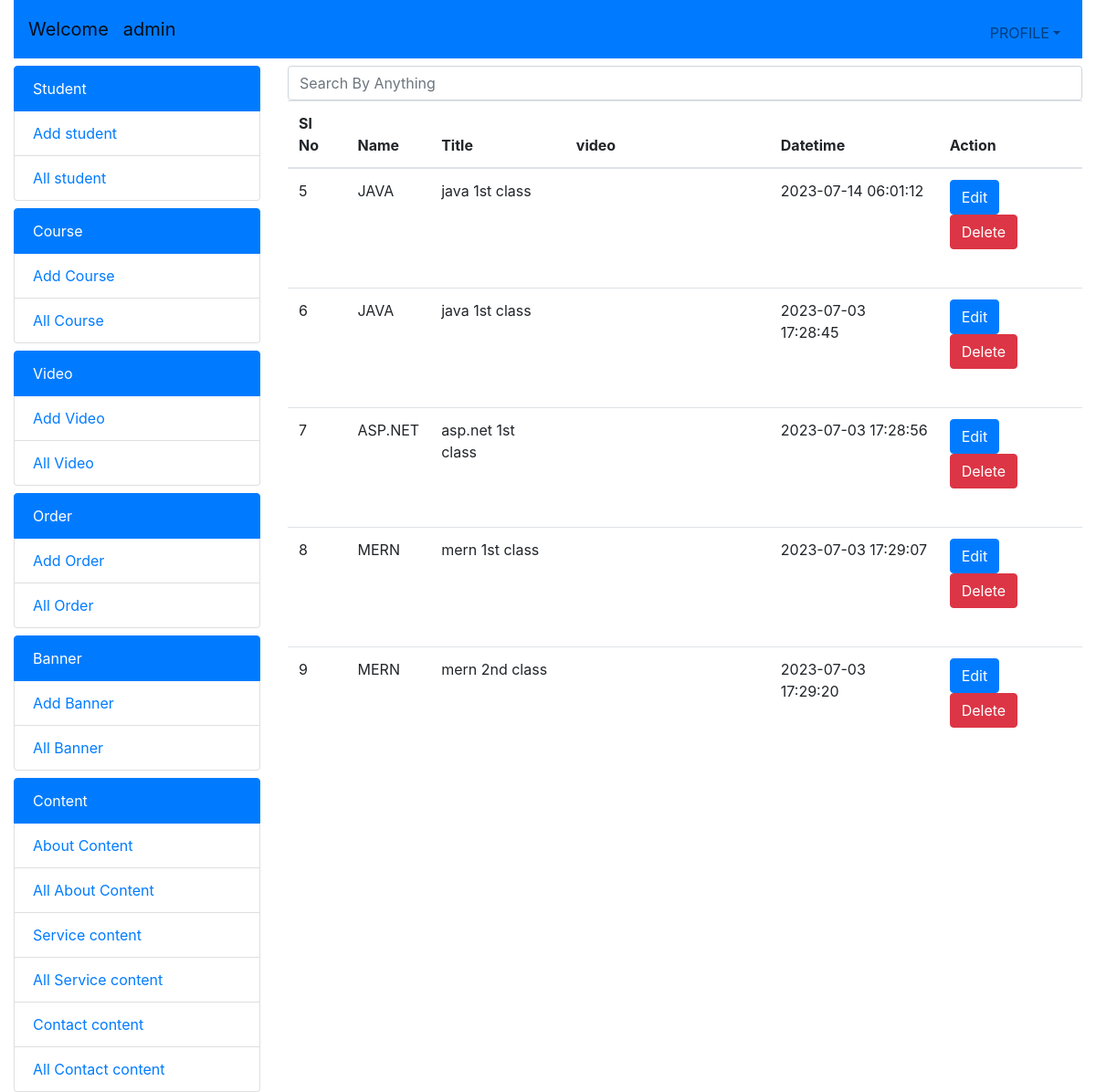
The page /rupa/allvideo.php (signed in) on the database its author committed.
### tables this page shows
CREATE TABLE `video` (
  `id` int(11) NOT NULL,
  `cid` int(11) NOT NULL,
  `title` varchar(200) NOT NULL,
  `link` varchar(500) NOT NULL,
  `vdate` timestamp NOT NULL DEFAULT current_timestamp() ON UPDATE current_timestamp()
);

CREATE TABLE `course` (
  `id` int(11) NOT NULL,
  `name` varchar(30) NOT NULL,
  `img` varchar(255) NOT NULL,
  `duration` varchar(30) NOT NULL,
  `fee` int(11) NOT NULL
);

### rupa/allvideo.php (the view, shortened to what this page needs)
<?php
  include("include/config.php")
  ?>
  <?php
    $q2="select * from `video`";
    $e2=mysqli_query($conn,$q2);
    ?>
<!doctype html>
<html lang="en">
  <head>
    <link rel="stylesheet" href="https://stackpath.bootstrapcdn.com/bootstrap/4.3.1/css/bootstrap.min.css">
  </head>
  <body>
    <div class="container-fluid">
    <?php include("include/header.php"); ?>
      <div class="row">
      <?php include("include/navbar.php"); ?>
        <div class="col-lg-9">
        <input type="text"
                class="form-control mt-2" name="" id="myinput" aria-describedby="helpId" placeholder="Search By Anything">
        <table class="table">
            <thead>
              <tr>
                <th>Sl No</th>
                <th>Name</th>
                <th>Title</th>
                <th>video</th>
                <th>Datetime</th>
                <th>Action</th>
              </tr>
            </thead>
            <tbody id="mytable">
               <?php
                 while($res=mysqli_fetch_row($e2))
                 {
                  $q3="select * from `course` where `id`='$res[1]'";
                  $e3=mysqli_query($conn,$q3);
                  $res3=mysqli_fetch_row($e3);
               ?>
              <tr>
                <td scope="row"><?php echo "$res[0]"; ?></td>
                <td><?php echo "$res3[1]"; ?></td>
                <td><?php echo "$res[2]"; ?></td>
                <td><iframe width="200" height="100" src="<?php echo "$res[3]"; ?>" title="HTML summer Training 1st class" frameborder="0" allow="accelerometer; autoplay; clipboard-write; encrypted-media; gyroscope; picture-in-picture" allowfullscreen></iframe></td>
                <td><?php echo "$res[4]"; ?></td>
                <td>
                   <a name="" id="" class="btn btn-primary" href="editvideo.php?id=<?php echo "$res[0]"; ?>" role="button">Edit</a>
                   <a name="" id="" class="btn btn-danger" href="deletevideo.php?id=<?php echo "$res[0]"; ?>" role="button">Delete</a>
                 </td>
             </tr>
             <?php
                 }
             ?>
            </tbody>
          </table>
        </div>
      </div>
    </div>
     <?php include("include/footer.php") ?>

### rows shown on the page
video: id "5", course.name "JAVA", title "java 1st class", vdate "2023-07-14 06:01:12"
video: id "6", course.name "JAVA", title "java 1st class", vdate "2023-07-03 17:28:45"
video: id "7", course.name "ASP.NET", title "asp.net 1st class", vdate "2023-07-03 17:28:56"
video: id "8", course.name "MERN", title "mern 1st class", vdate "2023-07-03 17:29:07"
video: id "9", course.name "MERN", title "mern 2nd class", vdate "2023-07-03 17:29:20"

### other values the page prints
$_SESSION['adm'] "admin"
